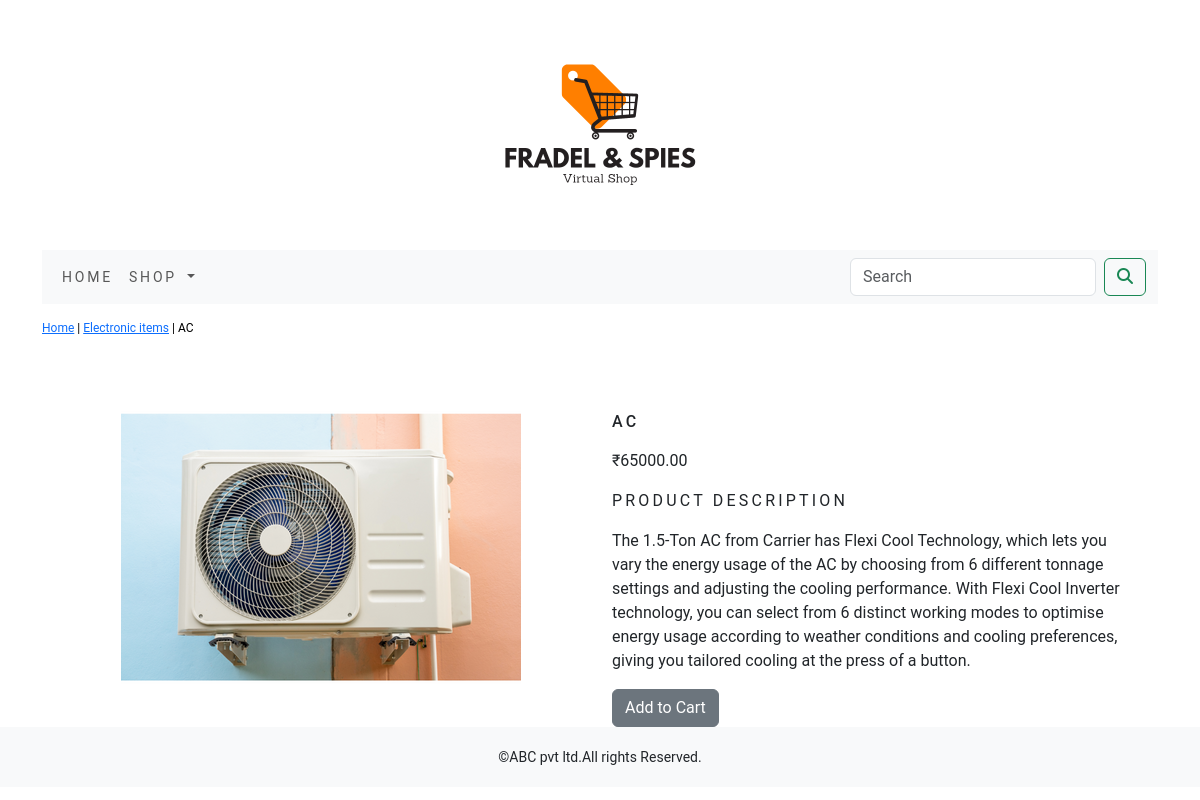
The page /shop/electronic-items/refrigerators/ on the database its author committed.
### shop/models.py (models this page shows, shortened)
class Product(models.Model):
    name = models.CharField(max_length=250, unique=True)
    slug=models.SlugField(max_length=250, unique=True)
    description=models.TextField(blank=True)
    price=models.DecimalField(max_digits=10, decimal_places=2)
    category=models.ForeignKey(Category,on_delete=models.CASCADE)
    image = models.ImageField(upload_to='product', blank= True)
    stock=models.IntegerField()
    available=models.BooleanField(default=True)
    created=models.DateTimeField(auto_now_add=True)
    updated=models.DateTimeField(auto_now=True)
    class Meta():
        ordering=('name',)
        verbose_name='product'
        verbose_name_plural='products'

class Category(models.Model):
    name = models.CharField(max_length=250, unique = True)
    slug = models.SlugField(max_length=250, unique=True)
    description = models.TextField(blank=True)
    image = models.ImageField(upload_to='category',blank=True)
    class Meta:
        ordering = ('name',)
        verbose_name = 'category'
        verbose_name_plural = 'categories'
    def get_url(self):
        return reverse('shop:products_by_category', args=[self.slug,])
    def __str__(self):
        return '{}'.format(self.name)

### shop/views.py (the view)
# urls.py: path('<slug:c_slug>/<slug:product_slug>/', views.proDetail, name='prodCatdetail')
def proDetail(request, c_slug, product_slug):
    try:
        product=Product.objects.get(category__slug=c_slug, slug=product_slug)
    except Exception as e:
        raise e
    return render(request, 'product.html', {'product':product})

### cart/context_processors.py (called while the page is built)
def counter(request):
    item_count=0
    if 'admin' in request.path:
        return {}
    else:
        try:
            cart=Cart.objects.filter(cart_id=_cart_id(request))
            car_items=CartItem.objects.all().filter(cart=cart[:1])
            for cart_item in car_items:
                item_count += cart_item.quantity
        except Cart.DoesNotExist:
            item_count =0
    return dict(item_count=item_count)

### cart/views.py (called while the page is built)
def _cart_id(request):
    cart=request.session.session_key
    if not cart:
        cart=request.session.create()
    return cart

### shop/context_processors.py (called while the page is built)
def menu_links(request):
    links=Category.objects.all()
    return dict(links=links)

### templates/product.html (shortened to what this page needs)
{% extends 'base.html' %}
{% load static %}
{% block content %}
<div class="row my_prod_row_class">
    <div class="mx_auto">
        <p><a href="{% url 'shop:allProdCat' %}">Home</a> | <a href="{{product.category.get_url}}">{{product.category}}</a> | {{product.name}}</p>
    </div>
</div>
<div class="container">
<br>
<div class="row">
    <div class="col-12 col-sm-12 col-md-12 col-lg-6 text-center">
        <div style="min-width:18rem">
            <img src="{{product.image.url}}" alt="{{product.name}}">
        </div>
    </div>
        <div class="col-12 col-sm-12 col-md-12 col-lg-6">
            <div>
            <h1 class="my_prod_title">{{product.name}}</h1>
            <p>₹{{product.price}}</p>
            <p class="my_title">Product Description</p>
            <p class="text-justify my_prod_text">{{product.description}}</p>
            {% if product.stock <= 0 %}
            <p class="text-justify my_prod_text">Out of Stock</p>
            {% else %}
            <a class="btn btn-secondary" href="{% url 'cart:add_cart' product.id %}">Add to Cart</a>
</div>
            {% endif %}
            </div>
            </div>
    </div>
{% endblock %}

### static/css/custom.css (style rules this page uses)
body { font-family: 'Roboto', sans-serif; }
.my_title { font-size:16px; text-transform:uppercase; letter-spacing:.2em; }
.my_prod_row_class { padding-top:15px; padding-bottom:20px; }
.my_prod_row_class .mx_auto { color:#000; font-size:12px; text-decoration:none; }
.my_prod_title { font-size:16px; text-transform:uppercase; letter-spacing:.2em; padding-top:15px; padding-bottom:10px; }
.my_prod_text { padding-right:20px; }

### rows shown on the page
Product: category "Electronic items", name "AC", image (picture), price "65000.00", description "The 1.5-Ton AC from Carrier has Flexi Cool Technology, which lets you vary the energy usage of the AC by choosing from 6 different tonnage settings and adjusting the cooling performance. With Flexi Cool Inverter technology, you can select from 6 distinct working modes to optimise energy usage according to weather conditions and cooling preferences, giving you tailored cooling at the press of a button."
